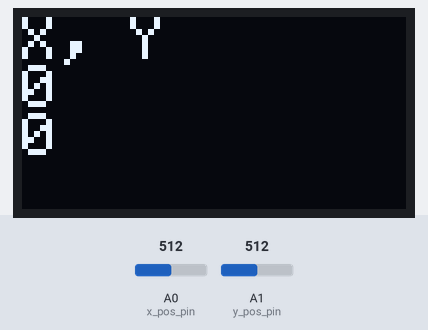
Bench run of a sketch on a simulated Arduino Uno, built with avr-gcc and run on an emulated ATmega328P. Parts: 128×64 one-colour display. The test bench sets the inputs (shaded band); at power-on: A0 (x_pos_pin) = 512, A1 (y_pos_pin) = 512. The display library's start-up logo is not drawn; no radio packets arrive unless stated; what the sketch prints to the serial monitor is not drawn.

Above: at 1.2 s.
1.3 s: A0 (x_pos_pin) set to 716
At 2.0 s:
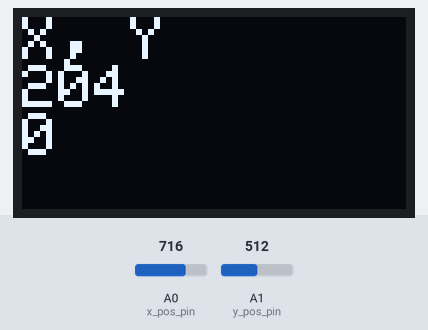
2.8 s: A1 (y_pos_pin) set to 716
At 4.0 s:
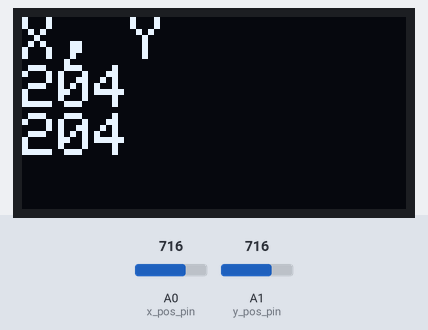
4.3 s: A0 (x_pos_pin) set to 900
At 5.5 s:
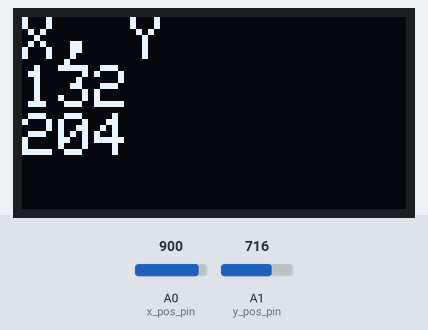
5.8 s: A1 (y_pos_pin) set to 900
At 6.8 s:
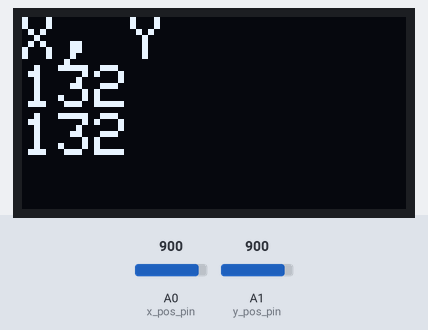
7.3 s: A0 (x_pos_pin) set to 1023
At 8.5 s:
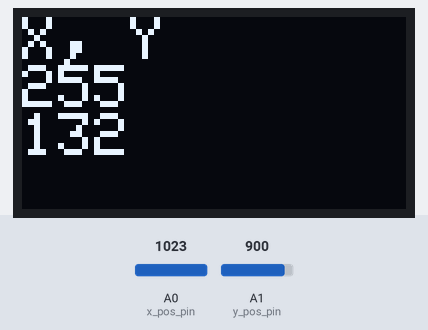
8.9 s: A1 (y_pos_pin) set to 1023
At 10.2 s:
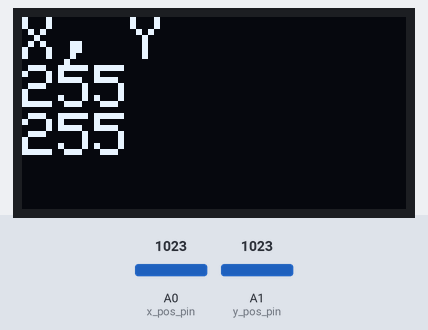
Timing chart, 0 to 11.4 s (numbered marks = the images above; inputs shaded):
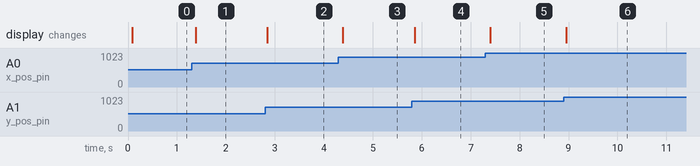

Measured:
- after the input at 1.3 s, the display: changes after 0.08 s (image 1)
- after the input at 2.8 s, the display: changes at once (image 2)
- after the input at 4.3 s, the display: changes after 0.09 s (image 3)
- after the input at 5.8 s, the display: changes after 0.05 s (image 4)
- after the input at 7.3 s, the display: changes after 0.10 s (image 5)
- after the input at 8.9 s, the display: changes after 0.05 s (image 6)

The sketch:

remoteControlTest.ino
```cpp
#include <nRF24L01.h>
#include <RF24.h>
#include <RF24_config.h>
#include <SPI.h>
#include <Wire.h>
#include <Adafruit_GFX.h>
#include <Adafruit_SSD1306.h>
/*
 * https://howtomechatronics.com/tutorials/arduino/arduino-wireless-communication-nrf24l01-tutorial/
 */
#define SCREEN_WIDTH 128 // OLED display width, in pixels
#define SCREEN_HEIGHT 64 // OLED display height, in pixels

#define OLED_RESET     -1 // Reset pin # (or -1 if sharing Arduino reset pin)
#define SCREEN_ADDRESS 0x3C ///< See datasheet for Address; 0x3D for 128x64, 0x3C for 128x32
Adafruit_SSD1306 display(SCREEN_WIDTH, SCREEN_HEIGHT, &Wire, OLED_RESET);


// joystick pins
const byte x_pos_pin = A0;
const byte y_pos_pin = A1;
const byte joy_button_pin = 2;
const byte joystick[] = {x_pos_pin, y_pos_pin, joy_button_pin};

// RF pins
const byte RF_TX_pin = 9;
const byte RF_RX_pin = 10; // probabaly not what these are

RF24 radio = RF24(7,8);
const uint16_t addr = 0xB00B;

uint8_t x_pos[2] = {'X', 0};
uint8_t y_pos[2] = {'Y', 0};

void setup()
{
  for (int i=0; i<sizeof(joystick); i++)
  {
    pinMode(joystick[i], INPUT); // input pullup?
  }

  Serial.begin(115200);
  while(!Serial){}

  if(!display.begin(SSD1306_SWITCHCAPVCC, SCREEN_ADDRESS))
  {
    Serial.println(F("SSD1306 allocation failed"));
    for(;;); // Don't proceed, loop forever
  }

  display.display();
  display.clearDisplay();
  display.setTextSize(2); // by page
  display.setTextColor(SSD1306_WHITE); // Draw white text
  display.setCursor(0, 0); // (LR, UD) goes by page (8 pixels)


  radio.begin();
  radio.stopListening();
  radio.openWritingPipe(addr);

}

void loop()
{
  // read joystick
  x_pos[1] = analogRead(x_pos_pin);
  y_pos[1] = analogRead(y_pos_pin);

  Serial.print("X position: "); Serial.println(x_pos[1]);
  Serial.print("Y position: "); Serial.println(y_pos[1]);

  display.clearDisplay();
  display.setTextSize(2);

  display.setCursor(0, 0);
  display.write("X, Y");

  display.setCursor(0, 16);
  display.println(x_pos[1]);

  display.setCursor(0, 32);
  display.println(y_pos[1]);

  display.display();
  display.setCursor(0, 0);
  //display.setTextSize(2);
  radio.write(&x_pos, sizeof(x_pos)); // maybe sin-cos this bitch for vectors
  radio.write(&y_pos, sizeof(y_pos));

  // later on, send over RF

  delay(50); // not forever, just to see serial print
}
```
